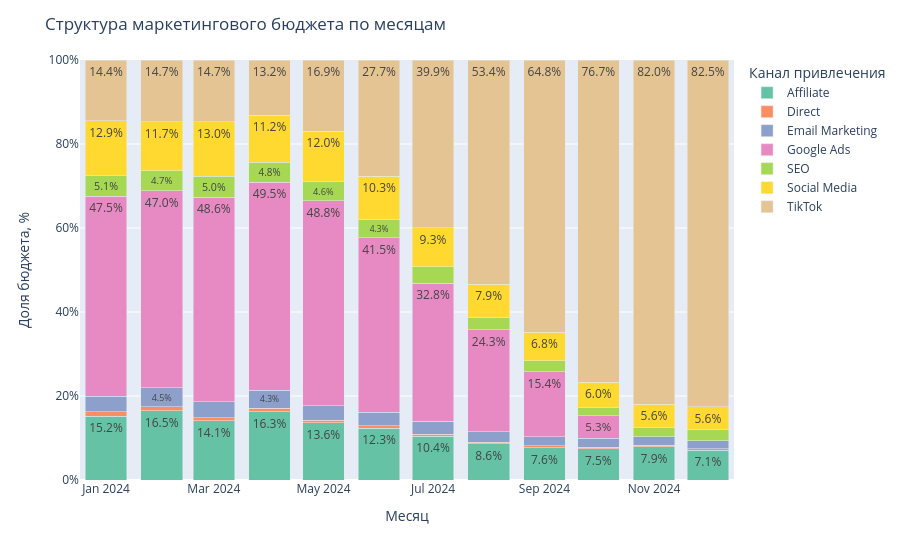

This figure's notebook cell:
### Code cell
df_pct = pa_marketplace_campaign_costs.copy()
df_pct = df_pct[df_pct['spend_month'].dt.year == 2024]
df_pct = (
    df_pct.groupby(['spend_month', 'acq_channel'], as_index=False)['budget'].sum()
)
df_pct['budget_pct'] = df_pct['budget'] / df_pct.groupby('spend_month')['budget'].transform('sum') * 100
df_pct['text_label'] = df_pct['budget_pct'].apply(lambda x: f'{x:.1f}%' if x >= 4 else '')
df_pct = df_pct.sort_values('spend_month')

fig = px.bar(
    df_pct,
    x='spend_month',
    y='budget_pct',
    color='acq_channel',
    text='text_label',
    barmode='stack',
    color_discrete_sequence=px.colors.qualitative.Set2
)
fig.update_traces(textposition='inside')
fig.update_layout(
    title='Структура маркетингового бюджета по месяцам',
    xaxis_title='Месяц',
    yaxis_title='Доля бюджета, %',
    yaxis=dict(range=[0, 100], ticksuffix='%'),
    legend_title='Канал привлечения'
)
fig.show()

### Figure 1 — Plotly figure (JSON) as saved in the notebook; plotly's stock layout.template omitted (floating-point values rounded to 4 significant figures)
{"data": [{"alignmentgroup": "True", "hovertemplate": "acq_channel=Affiliate<br>spend_month=%{x}<br>budget_pct=%{y}<br>text_label=%{text}<extra></extra>", "legendgroup": "Affiliate", "marker": {"color": "rgb(102,194,165)", "pattern": {"shape": ""}}, "name": "Affiliate", "offsetgroup": "Affiliate", "orientation": "v", "showlegend": true, "text": ["15.2%", "16.5%", "14.1%", "16.3%", "13.6%", "12.3%", "10.4%", "8.6%", "7.6%", "7.5%", "7.9%", "7.1%"], "textposition": "inside", "type": "bar", "x": ["2024-01-01T00:00:00", "2024-02-01T00:00:00", "2024-03-01T00:00:00", "2024-04-01T00:00:00", "2024-05-01T00:00:00", "2024-06-01T00:00:00", "2024-07-01T00:00:00", "2024-08-01T00:00:00", "2024-09-01T00:00:00", "2024-10-01T00:00:00", "2024-11-01T00:00:00", "2024-12-01T00:00:00"], "xaxis": "x", "y": [15.23, 16.53, 14.09, 16.28, 13.58, 12.26, 10.39, 8.605, 7.631, 7.451, 7.939, 7.077], "yaxis": "y"}, {"alignmentgroup": "True", "hovertemplate": "acq_channel=Direct<br>spend_month=%{x}<br>budget_pct=%{y}<br>text_label=%{text}<extra></extra>", "legendgroup": "Direct", "marker": {"color": "rgb(252,141,98)", "pattern": {"shape": ""}}, "name": "Direct", "offsetgroup": "Direct", "orientation": "v", "showlegend": true, "text": ["", "", "", "", "", "", "", "", "", "", "", ""], "textposition": "inside", "type": "bar", "x": ["2024-01-01T00:00:00", "2024-02-01T00:00:00", "2024-03-01T00:00:00", "2024-04-01T00:00:00", "2024-05-01T00:00:00", "2024-06-01T00:00:00", "2024-07-01T00:00:00", "2024-08-01T00:00:00", "2024-09-01T00:00:00", "2024-10-01T00:00:00", "2024-11-01T00:00:00", "2024-12-01T00:00:00"], "xaxis": "x", "y": [1.01, 0.9109, 0.7656, 0.8493, 0.6291, 0.6085, 0.529, 0.4415, 0.4848, 0.3686, 0.3774, 0.3982], "yaxis": "y"}, {"alignmentgroup": "True", "hovertemplate": "acq_channel=Email Marketing<br>spend_month=%{x}<br>budget_pct=%{y}<br>text_label=%{text}<extra></extra>", "legendgroup": "Email Marketing", "marker": {"color": "rgb(141,160,203)", "pattern": {"shape": ""}}, "name": "Email Marketing", "offsetgroup": "Email Marketing", "orientation": "v", "showlegend": true, "text": ["", "4.5%", "", "4.3%", "", "", "", "", "", "", "", ""], "textposition": "inside", "type": "bar", "x": ["2024-01-01T00:00:00", "2024-02-01T00:00:00", "2024-03-01T00:00:00", "2024-04-01T00:00:00", "2024-05-01T00:00:00", "2024-06-01T00:00:00", "2024-07-01T00:00:00", "2024-08-01T00:00:00", "2024-09-01T00:00:00", "2024-10-01T00:00:00", "2024-11-01T00:00:00", "2024-12-01T00:00:00"], "xaxis": "x", "y": [3.759, 4.469, 3.821, 4.28, 3.48, 3.261, 3.057, 2.405, 2.201, 2.132, 1.944, 1.923], "yaxis": "y"}, {"alignmentgroup": "True", "hovertemplate": "acq_channel=Google Ads<br>spend_month=%{x}<br>budget_pct=%{y}<br>text_label=%{text}<extra></extra>", "legendgroup": "Google Ads", "marker": {"color": "rgb(231,138,195)", "pattern": {"shape": ""}}, "name": "Google Ads", "offsetgroup": "Google Ads", "orientation": "v", "showlegend": true, "text": ["47.5%", "47.0%", "48.6%", "49.5%", "48.8%", "41.5%", "32.8%", "24.3%", "15.4%", "5.3%"], "textposition": "inside", "type": "bar", "x": ["2024-01-01T00:00:00", "2024-02-01T00:00:00", "2024-03-01T00:00:00", "2024-04-01T00:00:00", "2024-05-01T00:00:00", "2024-06-01T00:00:00", "2024-07-01T00:00:00", "2024-08-01T00:00:00", "2024-09-01T00:00:00", "2024-10-01T00:00:00"], "xaxis": "x", "y": [47.55, 47.0, 48.64, 49.5, 48.82, 41.51, 32.84, 24.27, 15.45, 5.342], "yaxis": "y"}, {"alignmentgroup": "True", "hovertemplate": "acq_channel=SEO<br>spend_month=%{x}<br>budget_pct=%{y}<br>text_label=%{text}<extra></extra>", "legendgroup": "SEO", "marker": {"color": "rgb(166,216,84)", "pattern": {"shape": ""}}, "name": "SEO", "offsetgroup": "SEO", "orientation": "v", "showlegend": true, "text": ["5.1%", "4.7%", "5.0%", "4.8%", "4.6%", "4.3%", "", "", "", "", "", ""], "textposition": "inside", "type": "bar", "x": ["2024-01-01T00:00:00", "2024-02-01T00:00:00", "2024-03-01T00:00:00", "2024-04-01T00:00:00", "2024-05-01T00:00:00", "2024-06-01T00:00:00", "2024-07-01T00:00:00", "2024-08-01T00:00:00", "2024-09-01T00:00:00", "2024-10-01T00:00:00", "2024-11-01T00:00:00", "2024-12-01T00:00:00"], "xaxis": "x", "y": [5.069, 4.683, 5.016, 4.761, 4.551, 4.287, 3.907, 3.055, 2.648, 1.995, 2.166, 2.524], "yaxis": "y"}, {"alignmentgroup": "True", "hovertemplate": "acq_channel=Social Media<br>spend_month=%{x}<br>budget_pct=%{y}<br>text_label=%{text}<extra></extra>", "legendgroup": "Social Media", "marker": {"color": "rgb(255,217,47)", "pattern": {"shape": ""}}, "name": "Social Media", "offsetgroup": "Social Media", "orientation": "v", "showlegend": true, "text": ["12.9%", "11.7%", "13.0%", "11.2%", "12.0%", "10.3%", "9.3%", "7.9%", "6.8%", "6.0%", "5.6%", "5.6%"], "textposition": "inside", "type": "bar", "x": ["2024-01-01T00:00:00", "2024-02-01T00:00:00", "2024-03-01T00:00:00", "2024-04-01T00:00:00", "2024-05-01T00:00:00", "2024-06-01T00:00:00", "2024-07-01T00:00:00", "2024-08-01T00:00:00", "2024-09-01T00:00:00", "2024-10-01T00:00:00", "2024-11-01T00:00:00", "2024-12-01T00:00:00"], "xaxis": "x", "y": [12.93, 11.72, 12.96, 11.18, 12.02, 10.35, 9.334, 7.856, 6.808, 5.995, 5.56, 5.559], "yaxis": "y"}, {"alignmentgroup": "True", "hovertemplate": "acq_channel=TikTok<br>spend_month=%{x}<br>budget_pct=%{y}<br>text_label=%{text}<extra></extra>", "legendgroup": "TikTok", "marker": {"color": "rgb(229,196,148)", "pattern": {"shape": ""}}, "name": "TikTok", "offsetgroup": "TikTok", "orientation": "v", "showlegend": true, "text": ["14.4%", "14.7%", "14.7%", "13.2%", "16.9%", "27.7%", "39.9%", "53.4%", "64.8%", "76.7%", "82.0%", "82.5%"], "textposition": "inside", "type": "bar", "x": ["2024-01-01T00:00:00", "2024-02-01T00:00:00", "2024-03-01T00:00:00", "2024-04-01T00:00:00", "2024-05-01T00:00:00", "2024-06-01T00:00:00", "2024-07-01T00:00:00", "2024-08-01T00:00:00", "2024-09-01T00:00:00", "2024-10-01T00:00:00", "2024-11-01T00:00:00", "2024-12-01T00:00:00"], "xaxis": "x", "y": [14.45, 14.68, 14.7, 13.16, 16.91, 27.72, 39.94, 53.36, 64.78, 76.72, 82.01, 82.52], "yaxis": "y"}], "layout": {"barmode": "stack", "legend": {"title": {"text": "Канал привлечения"}, "tracegroupgap": 0}, "margin": {"t": 60}, "title": {"text": "Структура маркетингового бюджета по месяцам"}, "xaxis": {"anchor": "y", "domain": [0, 1], "title": {"text": "Месяц"}}, "yaxis": {"anchor": "x", "domain": [0, 1], "range": [0, 100], "ticksuffix": "%", "title": {"text": "Доля бюджета, %"}}}}
